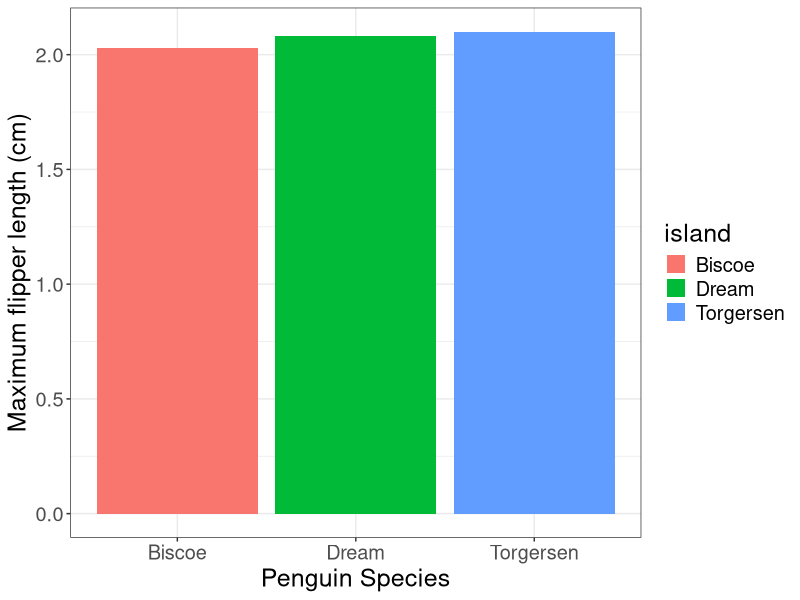

Here is the R script that generated this plot:
## ---- chunk 1
#| echo: true
#| message: false
#| warning: false
library(tidyverse)
library(palmerpenguins)

# Clean up the dataset and prep for summarizing and visualizing
penguins_clean <- penguins |>
    ## Drop `NAs` from the flipper_length_mm column (the variable we are interested in) 
    drop_na(flipper_length_mm) |>
    ## Create a new column: flipper_length_cm (converting mm to cm)
    mutate(flipper_length_cm = flipper_length_mm/100) |>
    ## Filter for only the Adelie species and select only the required columns for our question (island, flipper_length_cm)
    filter(species == "Adelie") |>
    select(island, flipper_length_cm)

# Print the head of the tidy penguins dataset
head(penguins_clean)
## ---- chunk 2
penguins_summary <- penguins_clean |>
    group_by(island) |>
    summarise(max_flipper_length_cm = max(flipper_length_cm)) 
## ---- chunk 3
#| echo: true
#| label: fig-Adelie-penguin-flipper-R
#| table-cap: "Flipper length of species for the Adelie species"
ggplot(data = penguins_summary, mapping = aes(x = island, 
                                      y = max_flipper_length_cm,
                                     fill = island)) +
    geom_col(size = 2) +
    xlab("Penguin Species") +
    ylab("Maximum flipper length (cm)") +
    theme_bw() +
    theme(text = element_text(size = 18))
